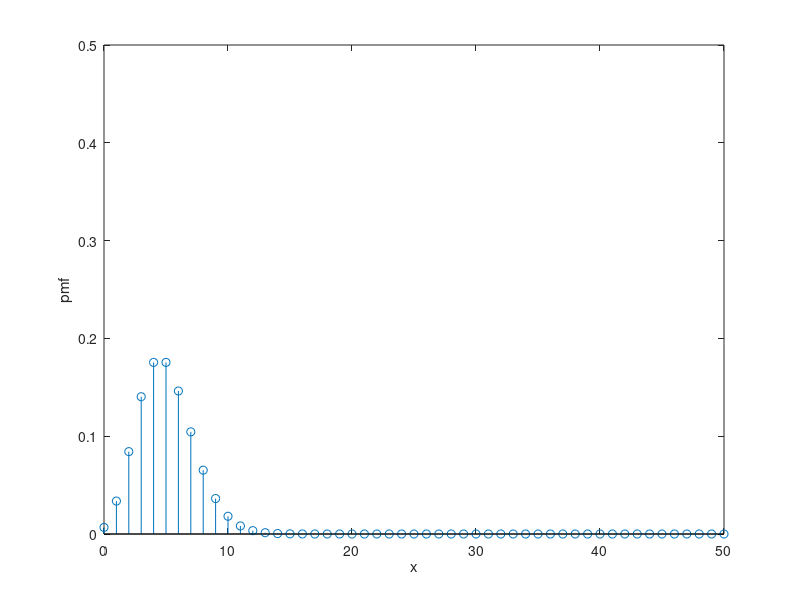

The MATLAB source for this figure: (Note: this script raises an error after producing the figure.)
% Parameters for poisson distribution
lambda = 5;
x = 0:50;

% Plot of poisson distribution with lambda = 5
stem(x,pdf('poiss',x,lambda));
axis([0,50,0,0.5]);
xlabel('x'); ylabel('pmf');title('Poisson distribution with \lambda = ' + string(lambda));

% check the value of x such that p(x) is not too small ( p(x) < 0.05)
clear all; close all;
lambda = 5;
x = 0:10;
p_x = pdf('poiss',x,n,p);
p_x < 0.05

% Calculate the MSE when n = 6. 10, 20, 50
clear all;
lambda = 5;
x = 2:8;
nList = [6,10,20,50];

for n=nList
    p = lambda/n;
    MSE = sum(pdf('poiss',x,n,p).*(pdf('bino',x,n,p) - pdf('poiss',x,n,p)).^2);
    fprintf('n = %d, MSE = %.6f\n', n, MSE);
end
 
